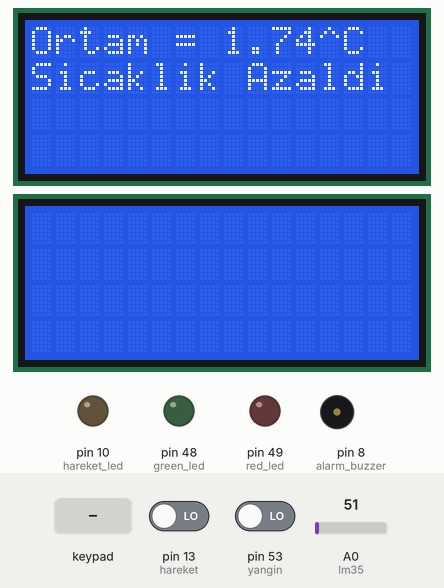
A sketch run on a simulated Arduino Mega 2560, built with avr-gcc and run on an emulated ATmega2560. Parts: 2 × 16×4 character LCD, output pins drawn as LEDs (lit = HIGH), buzzer (waves = sounding). The inputs (shaded band) are chosen by the test bench; at power-on: pin 13 (hareket) LOW, A0 (lm35) = 51, pin 53 (yangin) LOW.

Above: at 1.4 s.
1.5 s: keypad keys 1 8 1 9 2 0 2 1 # pressed 0.4 s apart
At 6.1 s:
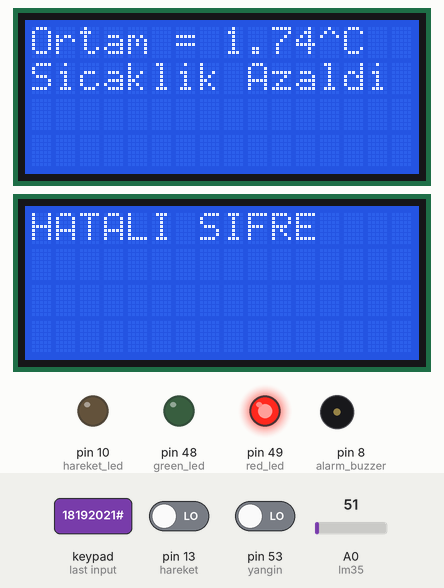
6.6 s: keypad keys 1 1 1 1 # pressed 0.4 s apart
At 8.8 s:
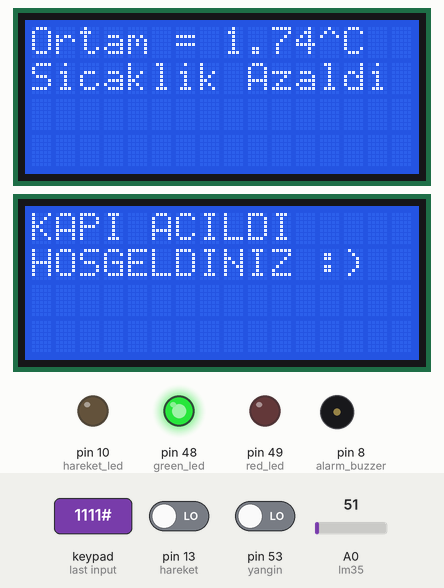
10.1 s: pin 13 (hareket) driven HIGH
At 11.2 s:
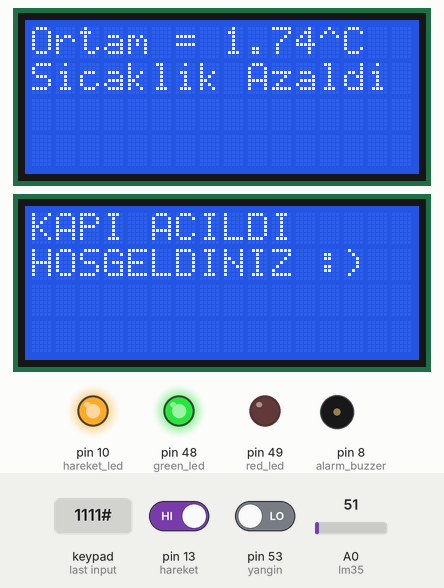
11.7 s: A0 (lm35) set to 61
At 12.1 s:
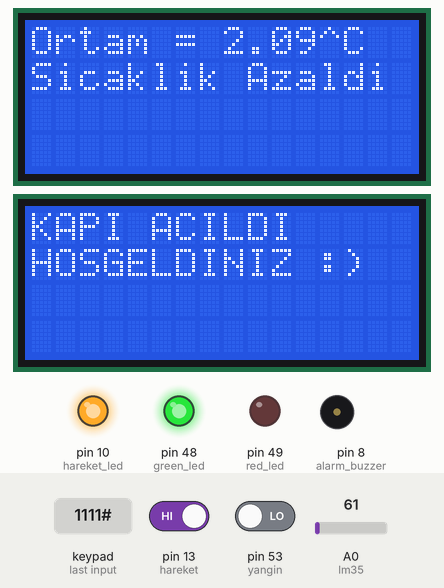
13.2 s: A0 (lm35) set to 71
At 14.2 s:
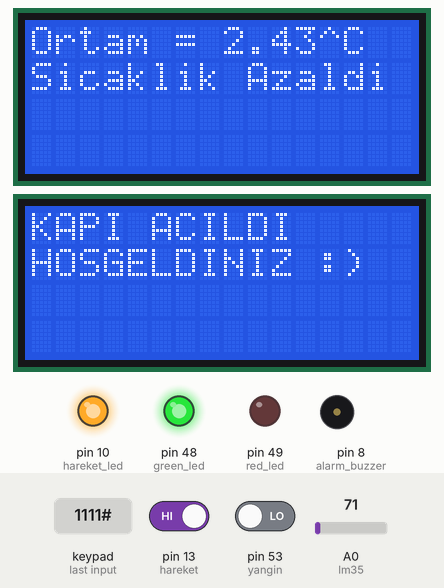
14.7 s: A0 (lm35) set to 86
At 15.6 s:
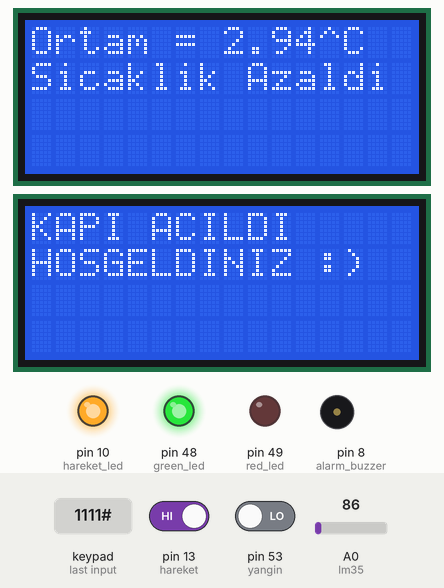
Timing chart, 0 to 17.3 s (numbered marks = the images above; inputs shaded):
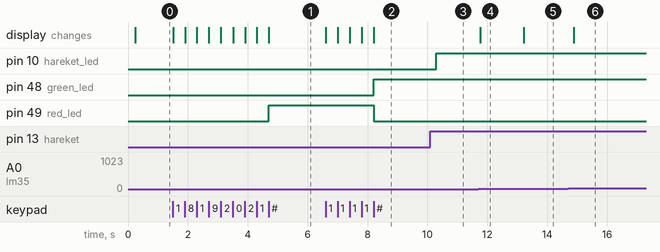

Measured:
- after the input at 1.5 s, pin 49 (red_led): LOW → HIGH after 3.2 s; the display: first changes at once (image 1 shows a later state)
- after the input at 6.6 s, pin 48 (green_led): LOW → HIGH after 1.6 s; pin 49 (red_led): HIGH → LOW after 1.6 s; the display: first changes at once (image 2 shows a later state)
- after the input at 10.1 s, pin 10 (hareket_led): LOW → HIGH after 0.20 s
- after the input at 11.7 s, the display: changes after 0.06 s (image 4)
- after the input at 13.2 s, the display: changes at once (image 5)
- after the input at 14.7 s, the display: changes after 0.19 s (image 6)

The sketch:

sensors.ino
```cpp
#include <Wire.h>
#include <LiquidCrystal.h>
#include <Keypad.h>
#define NOTE_C4  262

int red_led = 49;
int green_led = 48;
int position = 1;
const byte ROWS = 4;
const byte COLS = 3;
char keys[ROWS][COLS] = {{'1', '2', '3'}, {'4', '5', '6'}, {'7', '8', '9'}, {'*', '0', '#'}};
byte rowPins[ROWS] = {18, 19, 20, 21};
byte colPins[COLS] = {15, 16, 17};
const String kilidin_sifresi = "1111";
String girilen_sifre;
int lm35 = A0;
float voltaj_deger = 0;
float sicaklik = 0;
int gelen_veri = 0;
int yangin = 53;
int alarm_buzzer = 8;
int hareket = 13;
int hareket_led = 10;

Keypad keypad = Keypad( makeKeymap(keys), rowPins, colPins, ROWS, COLS );
LiquidCrystal lcd(12, 11, 5, 4, 3, 2);
LiquidCrystal lcd1(9, 7, 6, 1, 0, 14);

void setup()
{
  lcd.setCursor(0, 0);
  lcd.print("SICAKLIK DURUMU");
  lcd1.setCursor(0, 0);
  lcd1.print("SIFRELI KAPI");
  delay(100);
  girilen_sifre.reserve(32);
  sifre_durumu(true);
  tone(8, NOTE_C4, 10);
  noTone(8);
  lcd.begin(16, 4);
  lcd1.begin(16, 4);
  pinMode(hareket, INPUT);
  pinMode(hareket_led, OUTPUT);
  pinMode(yangin, INPUT);
  pinMode(alarm_buzzer, OUTPUT);
  pinMode(green_led, OUTPUT);
  pinMode(red_led, OUTPUT);
}

void loop()
{
  int yangin_ctrl = 0;
  int hareket_ctrl = digitalRead(hareket);
  yangin_ctrl = digitalRead(yangin);
  gelen_veri = analogRead(lm35);
  voltaj_deger = (350 / 1023.0) * gelen_veri;
  sicaklik = voltaj_deger / 10.0;
  lcd.clear();
  lcd.home();
  lcd.print("Ortam = ");
  lcd.print(sicaklik);
  lcd.print("^C");
  lcd.setCursor(0, 1);
  if (hareket_ctrl > 0) {
    digitalWrite(hareket_led, HIGH);
  }
  else {
    digitalWrite(hareket_led, LOW);
  }
  if (sicaklik < 20) {
    lcd.print("Sicaklik Azaldi");
  }
  else if (sicaklik > 30) {
    lcd.print("Sicaklik Artti");
  }
  if (yangin_ctrl == 1) {
    digitalWrite(alarm_buzzer, HIGH);
  }
  else {
    digitalWrite(alarm_buzzer, LOW);
  }
  while (position == 1)
  {
    int a;
    char key = keypad.getKey();

    if (key)
    {

      if (key == '*')
      {
        girilen_sifre = "";
        sifre_durumu(true);
      }

      else if (key == '#')
      {
        if (kilidin_sifresi == girilen_sifre)
        {
          sifre_durumu(false);
          digitalWrite(green_led, HIGH);
          digitalWrite(red_led, LOW);
          position = 2;
        }

        else
        {
          lcd1.clear();
          lcd1.setCursor(0, 0);
          lcd1.print("HATALI SIFRE   ");
          digitalWrite(green_led, LOW);
          digitalWrite(red_led, HIGH);
        }

        girilen_sifre = "";
      }

      else
      {
        girilen_sifre += key;
        lcd1.print("*");
      }
    }
  }

  while (position == 0)
  {
    char key = keypad.getKey();

    if (key)
    {

      if (key == '*')
      {
        girilen_sifre = "";
        sifre_durumu(false);
      }

      else if (key == '#')
      {
        if (kilidin_sifresi == girilen_sifre)
        {
          sifre_durumu(true);
          position = 2;
          digitalWrite(green_led, HIGH);
          digitalWrite(red_led, LOW);
        }

        else
        {
          lcd1.clear();
          lcd1.setCursor(0, 0);
          lcd1.print("HATALI SIFRE   ");
          digitalWrite(green_led, LOW);
          digitalWrite(red_led, HIGH);
        }

        girilen_sifre = "";
      }

      else
      {
        girilen_sifre += key;
        lcd1.print("*");
      }
    }
  }
  delay(200);
}

void sifre_durumu(int kapinin_sifresi)
{
  if (kapinin_sifresi)
  {
    lcd1.clear();
    lcd1.setCursor(0, 0);
    lcd1.print("KILITLI KAPI");
    lcd1.setCursor(0, 1);
    lcd1.print("SIFRE: ");
  }

  else
  {
    lcd1.clear();
    lcd1.setCursor(0, 0);
    lcd1.print("KAPI ACILDI");
    lcd1.setCursor(0, 1);
    lcd1.print("HOSGELDINIZ :)");
  }
}
```
